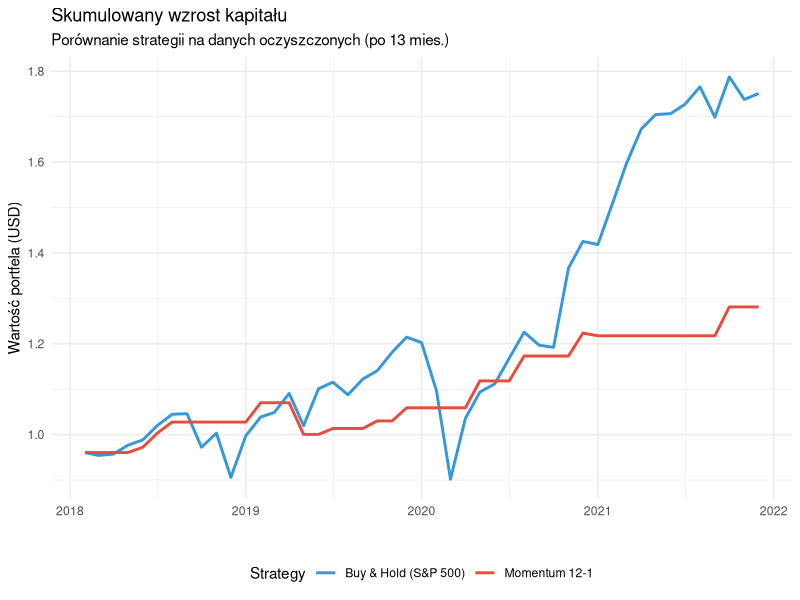

Reproduce this figure in R.
# Load libraries

library(dplyr)
library(tidyverse)
library(ggplot2)
library(tidyr)

# Load data

prices <- read.csv("data-sets/s-and-p-500/prices.csv")
tickerlist <- read.csv("data-sets/s-and-p-500/tickerlist.csv")
returns <- read.csv("data-sets/s-and-p-500/returns.csv")

# Annual rate of return Buy&Hold

index_monthly_returns <- returns %>%
  mutate(index_return = rowMeans(select(., -Date), na.rm = TRUE)) %>%
  select(1, index_return)

print(index_monthly_returns)

index_annual_returns <- index_monthly_returns %>%
  mutate(
    Date = as.Date(Date),
    Year = format(Date, "%Y")
  ) %>%
  group_by(Year) %>% 
  summarise(
    annual_return = prod(1 + index_return) - 1
  )

print(index_annual_returns)
 
#annual volatility - Buy&Hold

index_annual_volatility <- index_monthly_returns  %>%
  mutate(
    Date = as.Date(Date),
    Year = format(Date, "%Y")
  ) %>%
  group_by(Year) %>% 
  summarise(
    annual_volatility = sd(index_return) * sqrt(12)
  )


#sharpe ratio - Buy&Hold

us_treasury_bonds_rates <- 0.0347

index_annual_sharpe_ratio <- index_monthly_returns  %>%
  mutate(
    Date = as.Date(Date),
    Year = format(Date, "%Y")
  ) %>%
  group_by(Year) %>%
  summarise(
    ((mean(index_return) * 12) - us_treasury_bonds_rates) / (sd(index_return) * sqrt(12))
  )
  


#max drawdown - Buy&Hold

index_monthly_returns <- index_monthly_returns %>%
  mutate(
    Cumulative_Return = cumprod(1 + index_return),
    Running_Max = cummax(Cumulative_Return),
    Drawdown = (Cumulative_Return - Running_Max) / Running_Max
  )

max_drawdown <- min(index_monthly_returns$Drawdown)

#Momentum

#

momentum_monthly_returns <- index_monthly_returns %>%
  mutate(
    Momentum_Signal = (lag(index_return, 1) / lag(index_return, 13)) - 1,
    Weight_Momentum = ifelse(Momentum_Signal > 0, 1, 0),
    Weight_Momentum = ifelse(is.na(Weight_Momentum), 0, Weight_Momentum),
    Strategy_Return = Weight_Momentum * index_return
  )

momentum_annual_returns <- momentum_monthly_returns %>%
  mutate(
    Date = as.Date(Date),
    Year = format(Date, "%Y")
  ) %>%
  group_by(Year) %>% 
  summarise(
    annual_return = prod(1 + Strategy_Return) - 1
  )

#annual volatility - Momentum

momentum_annual_volatility <- momentum_monthly_returns  %>%
  mutate(
    Date = as.Date(Date),
    Year = format(Date, "%Y")
  ) %>%
  group_by(Year) %>% 
  summarise(
    momentum_volatility = sd(Strategy_Return) * sqrt(12)
  )


#sharpe ratio - Momentum

momentum_annual_sharpe_ratio <- momentum_monthly_returns  %>%
  mutate(
    Date = as.Date(Date),
    Year = format(Date, "%Y")
  ) %>%
  group_by(Year) %>%
  summarise(
    ((mean(Strategy_Return) * 12) - us_treasury_bonds_rates) / (sd(Strategy_Return) * sqrt(12))
  )

#max drawdown - Momentum

momentum_monthly_returns <- momentum_monthly_returns %>%
  mutate(
    Cumulative_Return = cumprod(1 + Strategy_Return),
    Running_Max = cummax(Cumulative_Return),
    Drawdown = (Cumulative_Return - Running_Max) / Running_Max
  )

momentum_max_drawdown <- min(momentum_monthly_returns$Drawdown)

# Test t różnicy średnich stóp zwrotu
## z miesięcznych zwrotów usuwam pierwsze 13 miesięcy, gdy momentum nie miało wyników

reduced_index_monthly_returns <- index_monthly_returns[-(1:13),]
reduced_momentum_monthly_returns <- momentum_monthly_returns[-(1:13),]

t_test_result <- t.test(
  reduced_index_monthly_returns$index_return,
  reduced_momentum_monthly_returns$Strategy_Return, 
  paired = TRUE
)

print(t_test_result)

# wykres krzywych kapitału

# Łączymy dane w jedną strukturę do wykresu
comparison_data <- data.frame(
  Date = as.Date(reduced_index_monthly_returns$Date),
  Return_BH = reduced_index_monthly_returns$index_return,
  Return_Mom = reduced_momentum_monthly_returns$Strategy_Return
) %>%
  mutate(
    # Obliczamy kapitał (Equity) startując od 1.0
    Equity_BH = cumprod(1 + Return_BH),
    Equity_Mom = cumprod(1 + Return_Mom),
    # Obliczamy bieżące obsunięcia (Drawdowns) dla obu strategii
    DD_BH = (Equity_BH / cummax(Equity_BH)) - 1,
    DD_Mom = (Equity_Mom / cummax(Equity_Mom)) - 1
  )


# Transformacja do formatu long dla ggplot
equity_long <- comparison_data %>%
  select(Date, Equity_BH, Equity_Mom) %>%
  pivot_longer(-Date, names_to = "Strategy", values_to = "Value")

ggplot(equity_long, aes(x = Date, y = Value, color = Strategy)) +
  geom_line(linewidth = 1) +
  scale_color_manual(
    values = c("Equity_BH" = "#3498db", "Equity_Mom" = "#e74c3c"),
    labels = c("Buy & Hold (S&P 500)", "Momentum 12-1")
  ) +
  labs(
    title = "Skumulowany wzrost kapitału",
    subtitle = "Porównanie strategii na danych oczyszczonych (po 13 mies.)",
    y = "Wartość portfela (USD)", x = ""
  ) +
  theme_minimal() +
  theme(legend.position = "bottom")
